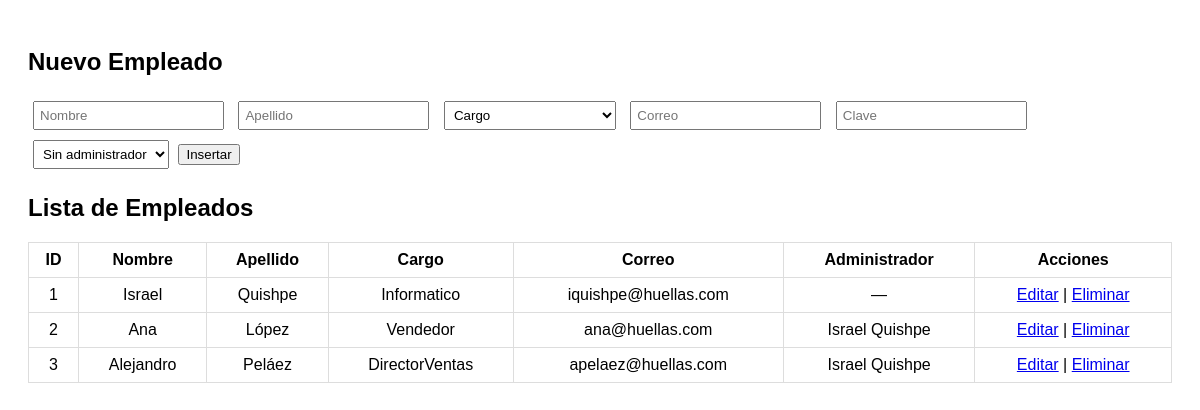
Before: /views/listaEmpleados.php with the older database file.
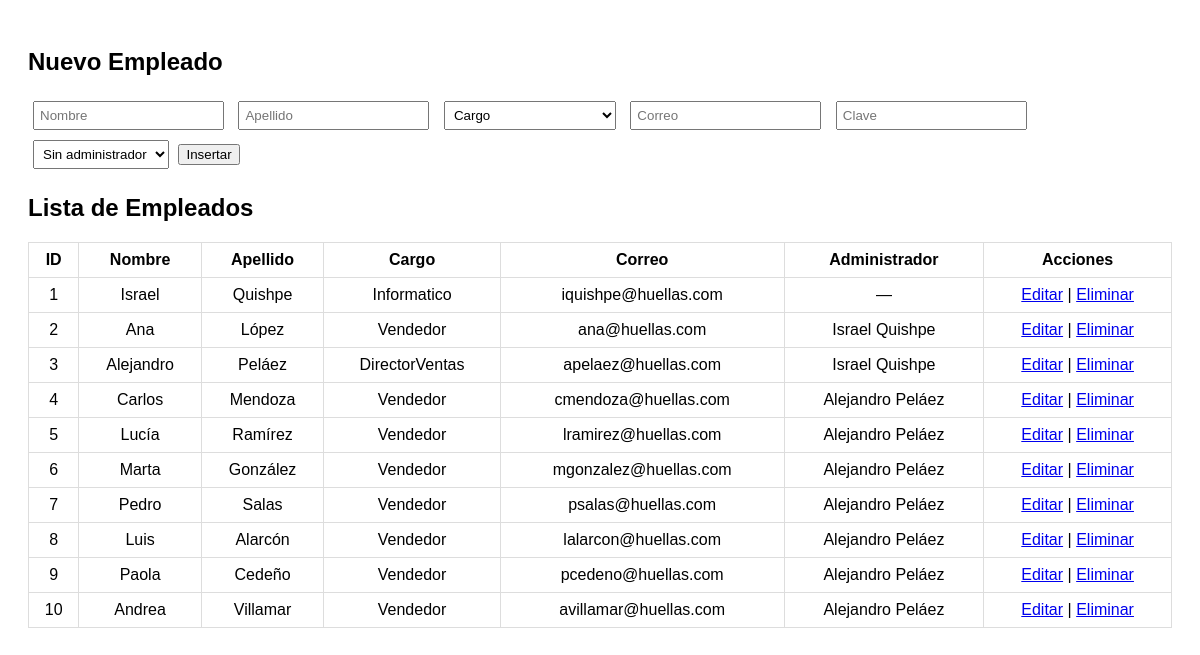
After: the same page with the newer database file.
### tables this page shows
CREATE TABLE empleados (
  num_empleado int NOT NULL AUTO_INCREMENT,
  nombre varchar(50) DEFAULT NULL,
  apellido varchar(50) DEFAULT NULL,
  cargo varchar(50) DEFAULT NULL,
  correo varchar(50) UNIQUE DEFAULT NULL,
  clave varchar(50) not null,
  administrador int DEFAULT NULL,
  PRIMARY KEY (num_empleado),
  CONSTRAINT empleados_fk2 FOREIGN KEY (administrador) REFERENCES empleados (num_empleado)
);

### views/listaEmpleados.php (the view, shortened to what this page needs)
<?php
include '../conn.php';
$editarEmpleado = null;
$empleados = $conn->query("
    SELECT e.*, a.nombre AS admin_nombre, a.apellido AS admin_apellido
    FROM empleados e
    LEFT JOIN empleados a ON e.administrador = a.num_empleado
");
?>
<!DOCTYPE html>
<html lang="es">
<head>
</head>
<body>
    <h2><?php echo $editarEmpleado ? "Editar Empleado" : "Nuevo Empleado"; ?></h2>
    <form method="POST">
        <input type="text" name="nombre" placeholder="Nombre" value="<?= $editarEmpleado['nombre'] ?? '' ?>" required>
        <input type="text" name="apellido" placeholder="Apellido" value="<?= $editarEmpleado['apellido'] ?? '' ?>" required>
        <select name="cargo" placeholder="Cargo" value="<?= $editarEmpleado['cargo'] ?? '' ?>" required>
            <option value="">Cargo</option>
        </select>
        <input type="email" name="correo" placeholder="Correo" value="<?= $editarEmpleado['correo'] ?? '' ?>" required>
        <input type="text" name="clave" placeholder="Clave" value="<?= $editarEmpleado['clave'] ?? '' ?>" required>
        <select name="administrador">
            <option value="">Sin administrador</option>
        </select>
        <?php if ($editarEmpleado): ?>
            <button type="submit" name="actualizar">Actualizar</button>
        <?php else: ?>
            <button type="submit" name="insertar">Insertar</button>
        <?php endif; ?>
    </form>
    <h2>Lista de Empleados</h2>
    <table>
        <tr>
            <th>ID</th><th>Nombre</th><th>Apellido</th><th>Cargo</th><th>Correo</th><th>Administrador</th><th>Acciones</th>
        </tr>
        <?php while ($emp = $empleados->fetch_assoc()): ?>
            <tr>
                <td><?= $emp['num_empleado'] ?></td>
                <td><?= $emp['nombre'] ?></td>
                <td><?= $emp['apellido'] ?></td>
                <td><?= $emp['cargo'] ?></td>
                <td><?= $emp['correo'] ?></td>
                <td><?= $emp['admin_nombre'] ? $emp['admin_nombre'] . ' ' . $emp['admin_apellido'] : '—' ?></td>
                <td>
                    <a href="?editar=<?= $emp['num_empleado'] ?>">Editar</a> |
                    <a href="?eliminar=<?= $emp['num_empleado'] ?>" onclick="return confirm('¿Eliminar este empleado?')">Eliminar</a>
                </td>
            </tr>
        <?php endwhile; ?>
    </table>
</body>
</html>

Changed rows visible on the page:
added empleados: num_empleado "4", nombre "Carlos", apellido "Mendoza", cargo "Vendedor", correo "cmendoza@huellas.com", administrador.nombre "Alejandro", administrador.apellido "Peláez"
added empleados: num_empleado "5", nombre "Lucía", apellido "Ramírez", cargo "Vendedor", correo "lramirez@huellas.com", administrador.nombre "Alejandro", administrador.apellido "Peláez"
added empleados: num_empleado "6", nombre "Marta", apellido "González", cargo "Vendedor", correo "mgonzalez@huellas.com", administrador.nombre "Alejandro", administrador.apellido "Peláez"
added empleados: num_empleado "7", nombre "Pedro", apellido "Salas", cargo "Vendedor", correo "psalas@huellas.com", administrador.nombre "Alejandro", administrador.apellido "Peláez"
added empleados: num_empleado "8", nombre "Luis", apellido "Alarcón", cargo "Vendedor", correo "lalarcon@huellas.com", administrador.nombre "Alejandro", administrador.apellido "Peláez"
added empleados: num_empleado "9", nombre "Paola", apellido "Cedeño", cargo "Vendedor", correo "pcedeno@huellas.com", administrador.nombre "Alejandro", administrador.apellido "Peláez"
added empleados: num_empleado "10", nombre "Andrea", apellido "Villamar", cargo "Vendedor", correo "avillamar@huellas.com", administrador.nombre "Alejandro", administrador.apellido "Peláez"
